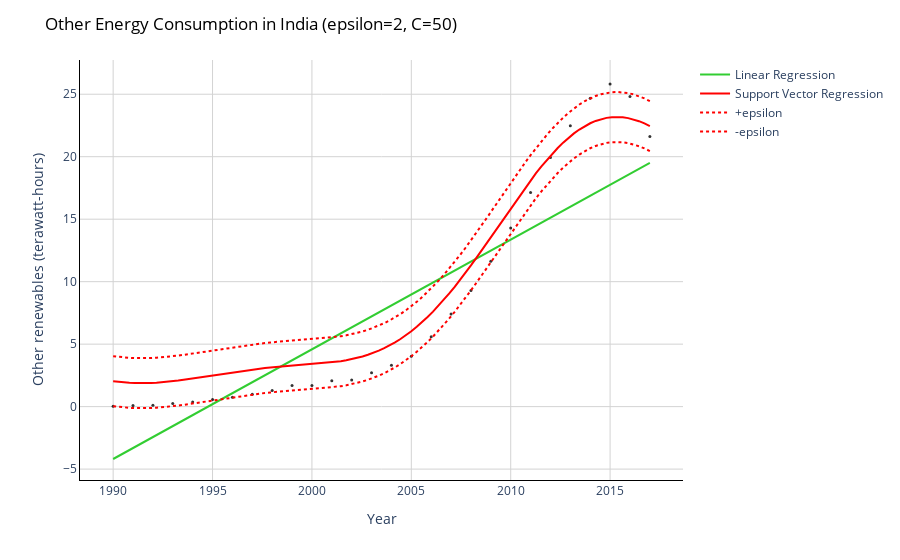

The code cell stored with this chart in its notebook:
### Code cell
# Create a scatter plot
fig = px.scatter(df, x=df['Year'], y=df['Other renewables (terawatt-hours)'], 
                 opacity=0.8, color_discrete_sequence=['black'])
# Add a best-fit line
fig.add_traces(go.Scatter(x=x_range, y=y_lr, name='Linear Regression', line=dict(color='limegreen')))
fig.add_traces(go.Scatter(x=x_range, y=y_svr, name='Support Vector Regression', line=dict(color='red')))
fig.add_traces(go.Scatter(x=x_range, y=y_svr+2, name='+epsilon', line=dict(color='red', dash='dot')))
fig.add_traces(go.Scatter(x=x_range, y=y_svr-2, name='-epsilon', line=dict(color='red', dash='dot')))

# Change chart background color
fig.update_layout(dict(plot_bgcolor = 'white'))

# Update axes lines
fig.update_xaxes(showgrid=True, gridwidth=1, gridcolor='lightgrey', 
                 zeroline=True, zerolinewidth=1, zerolinecolor='lightgrey', 
                 showline=True, linewidth=1, linecolor='black')

fig.update_yaxes(showgrid=True, gridwidth=1, gridcolor='lightgrey', 
                 zeroline=True, zerolinewidth=1, zerolinecolor='lightgrey', 
                 showline=True, linewidth=1, linecolor='black')

# Set figure title
fig.update_layout(title=dict(text="Other Energy Consumption in India (epsilon=2, C=50)", 
                             font=dict(color='black')))

# Update marker size
fig.update_traces(marker=dict(size=3))

fig.show()
